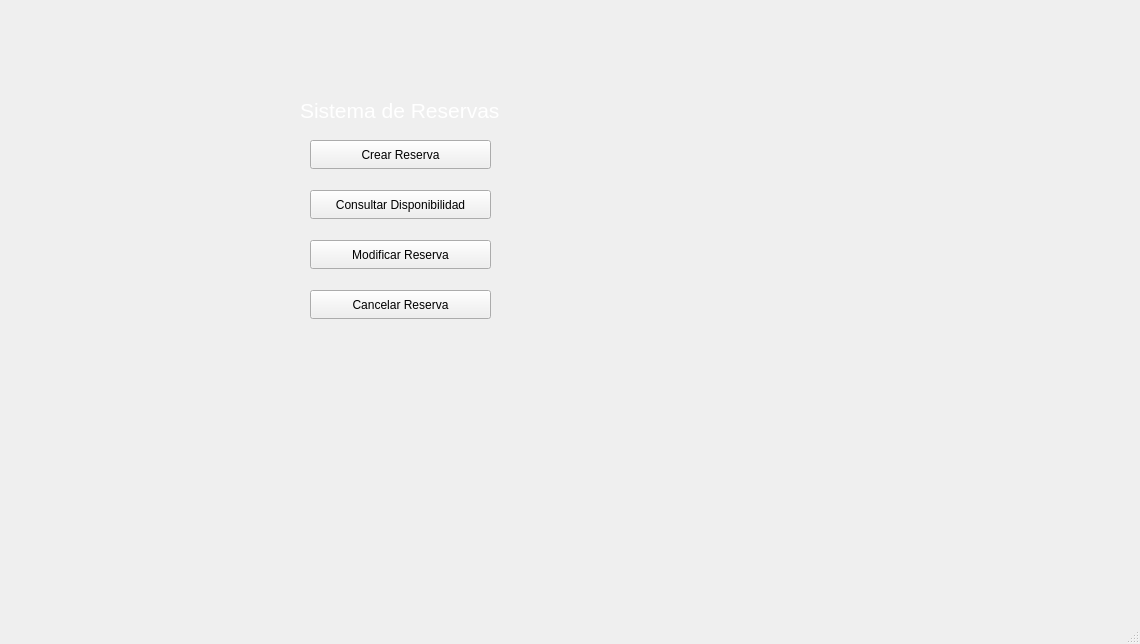
<?xml version="1.0" encoding="UTF-8"?>
<ui version="4.0">
 <class>MainWindow</class>
 <widget class="QMainWindow" name="MainWindow">
  <property name="geometry">
   <rect>
    <x>0</x>
    <y>0</y>
    <width>1140</width>
    <height>644</height>
   </rect>
  </property>
  <property name="windowTitle">
   <string>MainWindow</string>
  </property>
  <widget class="QWidget" name="centralwidget">
   <widget class="QPushButton" name="btnCrearReserva">
    <property name="geometry">
     <rect>
      <x>310</x>
      <y>140</y>
      <width>181</width>
      <height>29</height>
     </rect>
    </property>
    <property name="text">
     <string>Crear Reserva</string>
    </property>
   </widget>
   <widget class="QPushButton" name="btnConsultarDisponibilidad">
    <property name="geometry">
     <rect>
      <x>310</x>
      <y>190</y>
      <width>181</width>
      <height>29</height>
     </rect>
    </property>
    <property name="text">
     <string>Consultar Disponibilidad</string>
    </property>
   </widget>
   <widget class="QPushButton" name="btnModificarReserva">
    <property name="geometry">
     <rect>
      <x>310</x>
      <y>240</y>
      <width>181</width>
      <height>29</height>
     </rect>
    </property>
    <property name="text">
     <string>Modificar Reserva</string>
    </property>
   </widget>
   <widget class="QPushButton" name="btnCancelarReserva">
    <property name="geometry">
     <rect>
      <x>310</x>
      <y>290</y>
      <width>181</width>
      <height>29</height>
     </rect>
    </property>
    <property name="text">
     <string>Cancelar Reserva</string>
    </property>
   </widget>
   <widget class="QLabel" name="label">
    <property name="geometry">
     <rect>
      <x>300</x>
      <y>70</y>
      <width>451</width>
      <height>81</height>
     </rect>
    </property>
    <property name="text">
     <string>&lt;html&gt;&lt;head/&gt;&lt;body&gt;&lt;p&gt;&lt;span style=&quot; font-size:16pt; color:#ffffff;&quot;&gt;Sistema de Reservas&lt;/span&gt;&lt;/p&gt;&lt;/body&gt;&lt;/html&gt;</string>
    </property>
   </widget>
  </widget>
  <widget class="QMenuBar" name="menubar">
   <property name="geometry">
    <rect>
     <x>0</x>
     <y>0</y>
     <width>1140</width>
     <height>21</height>
    </rect>
   </property>
  </widget>
  <widget class="QStatusBar" name="statusbar"/>
 </widget>
 <resources/>
 <connections/>
</ui>
